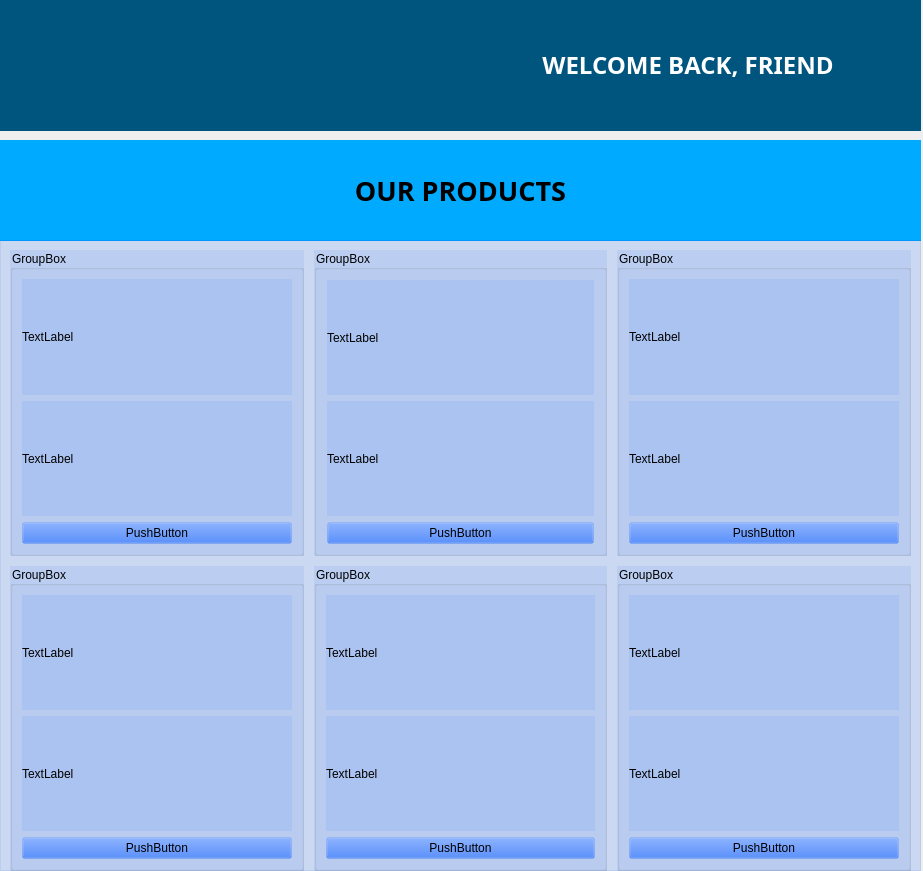
<?xml version="1.0" encoding="UTF-8"?>
<ui version="4.0">
 <class>MainWindow</class>
 <widget class="QMainWindow" name="MainWindow">
  <property name="geometry">
   <rect>
    <x>0</x>
    <y>0</y>
    <width>923</width>
    <height>871</height>
   </rect>
  </property>
  <property name="windowTitle">
   <string>MainWindow</string>
  </property>
  <widget class="QWidget" name="centralwidget">
   <widget class="QLabel" name="ourProducts_label">
    <property name="geometry">
     <rect>
      <x>0</x>
      <y>140</y>
      <width>921</width>
      <height>101</height>
     </rect>
    </property>
    <property name="font">
     <font>
      <family>Uroob</family>
      <pointsize>20</pointsize>
      <weight>75</weight>
      <italic>false</italic>
      <bold>true</bold>
     </font>
    </property>
    <property name="styleSheet">
     <string notr="true">background-color: rgb(0, 170, 255);</string>
    </property>
    <property name="text">
     <string>&lt;html&gt;&lt;head/&gt;&lt;body&gt;&lt;p align=&quot;center&quot;&gt;OUR PRODUCTS&lt;/p&gt;&lt;/body&gt;&lt;/html&gt;</string>
    </property>
   </widget>
   <widget class="QFrame" name="title_horizontalFrame">
    <property name="geometry">
     <rect>
      <x>0</x>
      <y>0</y>
      <width>921</width>
      <height>131</height>
     </rect>
    </property>
    <property name="autoFillBackground">
     <bool>false</bool>
    </property>
    <property name="styleSheet">
     <string notr="true">background-color: rgb(0, 85, 127);</string>
    </property>
    <layout class="QHBoxLayout" name="horizontalLayout">
     <item>
      <widget class="QLabel" name="icon_label">
       <property name="text">
        <string>&lt;html&gt;&lt;head/&gt;&lt;body&gt;&lt;p align=&quot;center&quot;&gt;&lt;img src=&quot;:/assests/shopbag.png&quot;/&gt;&lt;/p&gt;&lt;/body&gt;&lt;/html&gt;</string>
       </property>
      </widget>
     </item>
     <item>
      <widget class="QLabel" name="welcomeBack_label">
       <property name="font">
        <font>
         <family>Uroob</family>
         <pointsize>18</pointsize>
         <weight>75</weight>
         <bold>true</bold>
        </font>
       </property>
       <property name="styleSheet">
        <string notr="true">color: white</string>
       </property>
       <property name="text">
        <string>&lt;html&gt;&lt;head/&gt;&lt;body&gt;&lt;p align=&quot;center&quot;&gt;WELCOME BACK, FRIEND&lt;/p&gt;&lt;/body&gt;&lt;/html&gt;</string>
       </property>
      </widget>
     </item>
    </layout>
   </widget>
   <widget class="QFrame" name="frame">
    <property name="geometry">
     <rect>
      <x>0</x>
      <y>240</y>
      <width>921</width>
      <height>631</height>
     </rect>
    </property>
    <property name="styleSheet">
     <string notr="true">background-color: rgba(0, 85, 255, 20)</string>
    </property>
    <property name="frameShape">
     <enum>QFrame::StyledPanel</enum>
    </property>
    <property name="frameShadow">
     <enum>QFrame::Raised</enum>
    </property>
    <widget class="QWidget" name="gridLayoutWidget">
     <property name="geometry">
      <rect>
       <x>0</x>
       <y>0</y>
       <width>921</width>
       <height>641</height>
      </rect>
     </property>
     <layout class="QGridLayout" name="gridLayout">
      <property name="leftMargin">
       <number>10</number>
      </property>
      <property name="topMargin">
       <number>10</number>
      </property>
      <property name="rightMargin">
       <number>10</number>
      </property>
      <property name="bottomMargin">
       <number>10</number>
      </property>
      <property name="spacing">
       <number>10</number>
      </property>
      <item row="0" column="0">
       <widget class="QGroupBox" name="prod_groupBox">
        <property name="title">
         <string>GroupBox</string>
        </property>
        <layout class="QVBoxLayout" name="verticalLayout">
         <item>
          <widget class="QLabel" name="pImage_label">
           <property name="text">
            <string>TextLabel</string>
           </property>
          </widget>
         </item>
         <item>
          <widget class="QLabel" name="pDesc_label">
           <property name="text">
            <string>TextLabel</string>
           </property>
          </widget>
         </item>
         <item>
          <widget class="QPushButton" name="buy_pushButton">
           <property name="text">
            <string>PushButton</string>
           </property>
          </widget>
         </item>
        </layout>
       </widget>
      </item>
      <item row="0" column="2">
       <widget class="QGroupBox" name="prod_groupBox_3">
        <property name="title">
         <string>GroupBox</string>
        </property>
        <layout class="QVBoxLayout" name="verticalLayout_3">
         <item>
          <widget class="QLabel" name="pImage_label_3">
           <property name="text">
            <string>TextLabel</string>
           </property>
          </widget>
         </item>
         <item>
          <widget class="QLabel" name="pDesc_label_3">
           <property name="text">
            <string>TextLabel</string>
           </property>
          </widget>
         </item>
         <item>
          <widget class="QPushButton" name="buy_pushButton_3">
           <property name="text">
            <string>PushButton</string>
           </property>
          </widget>
         </item>
        </layout>
       </widget>
      </item>
      <item row="1" column="0">
       <widget class="QGroupBox" name="prod_groupBox_4">
        <property name="title">
         <string>GroupBox</string>
        </property>
        <layout class="QVBoxLayout" name="verticalLayout_4">
         <item>
          <widget class="QLabel" name="pImage_label_4">
           <property name="text">
            <string>TextLabel</string>
           </property>
          </widget>
         </item>
         <item>
          <widget class="QLabel" name="pDesc_label_4">
           <property name="text">
            <string>TextLabel</string>
           </property>
          </widget>
         </item>
         <item>
          <widget class="QPushButton" name="buy_pushButton_4">
           <property name="text">
            <string>PushButton</string>
           </property>
          </widget>
         </item>
        </layout>
       </widget>
      </item>
      <item row="1" column="1">
       <widget class="QGroupBox" name="prod_groupBox_5">
        <property name="title">
         <string>GroupBox</string>
        </property>
        <layout class="QVBoxLayout" name="verticalLayout_5">
         <item>
          <widget class="QLabel" name="pImage_label_5">
           <property name="text">
            <string>TextLabel</string>
           </property>
          </widget>
         </item>
         <item>
          <widget class="QLabel" name="pDesc_label_5">
           <property name="text">
            <string>TextLabel</string>
           </property>
          </widget>
         </item>
         <item>
          <widget class="QPushButton" name="buy_pushButton_6">
           <property name="text">
            <string>PushButton</string>
           </property>
          </widget>
         </item>
        </layout>
       </widget>
      </item>
      <item row="0" column="1">
       <widget class="QGroupBox" name="prod_groupBox_2">
        <property name="title">
         <string>GroupBox</string>
        </property>
        <layout class="QVBoxLayout" name="verticalLayout_2">
         <property name="leftMargin">
          <number>10</number>
         </property>
         <property name="topMargin">
          <number>10</number>
         </property>
         <property name="rightMargin">
          <number>10</number>
         </property>
         <item>
          <widget class="QLabel" name="pImage_label_2">
           <property name="text">
            <string>TextLabel</string>
           </property>
          </widget>
         </item>
         <item>
          <widget class="QLabel" name="pDesc_label_2">
           <property name="text">
            <string>TextLabel</string>
           </property>
          </widget>
         </item>
         <item>
          <widget class="QPushButton" name="buy_pushButton_2">
           <property name="text">
            <string>PushButton</string>
           </property>
          </widget>
         </item>
        </layout>
       </widget>
      </item>
      <item row="1" column="2">
       <widget class="QGroupBox" name="prod_groupBox_6">
        <property name="title">
         <string>GroupBox</string>
        </property>
        <layout class="QVBoxLayout" name="verticalLayout_6">
         <item>
          <widget class="QLabel" name="pImage_label_6">
           <property name="text">
            <string>TextLabel</string>
           </property>
          </widget>
         </item>
         <item>
          <widget class="QLabel" name="pDesc_label_6">
           <property name="text">
            <string>TextLabel</string>
           </property>
          </widget>
         </item>
         <item>
          <widget class="QPushButton" name="buy_pushButton_5">
           <property name="text">
            <string>PushButton</string>
           </property>
          </widget>
         </item>
        </layout>
       </widget>
      </item>
     </layout>
    </widget>
   </widget>
  </widget>
 </widget>
 <resources>
  <include location="assests/images.qrc"/>
 </resources>
 <connections/>
</ui>
